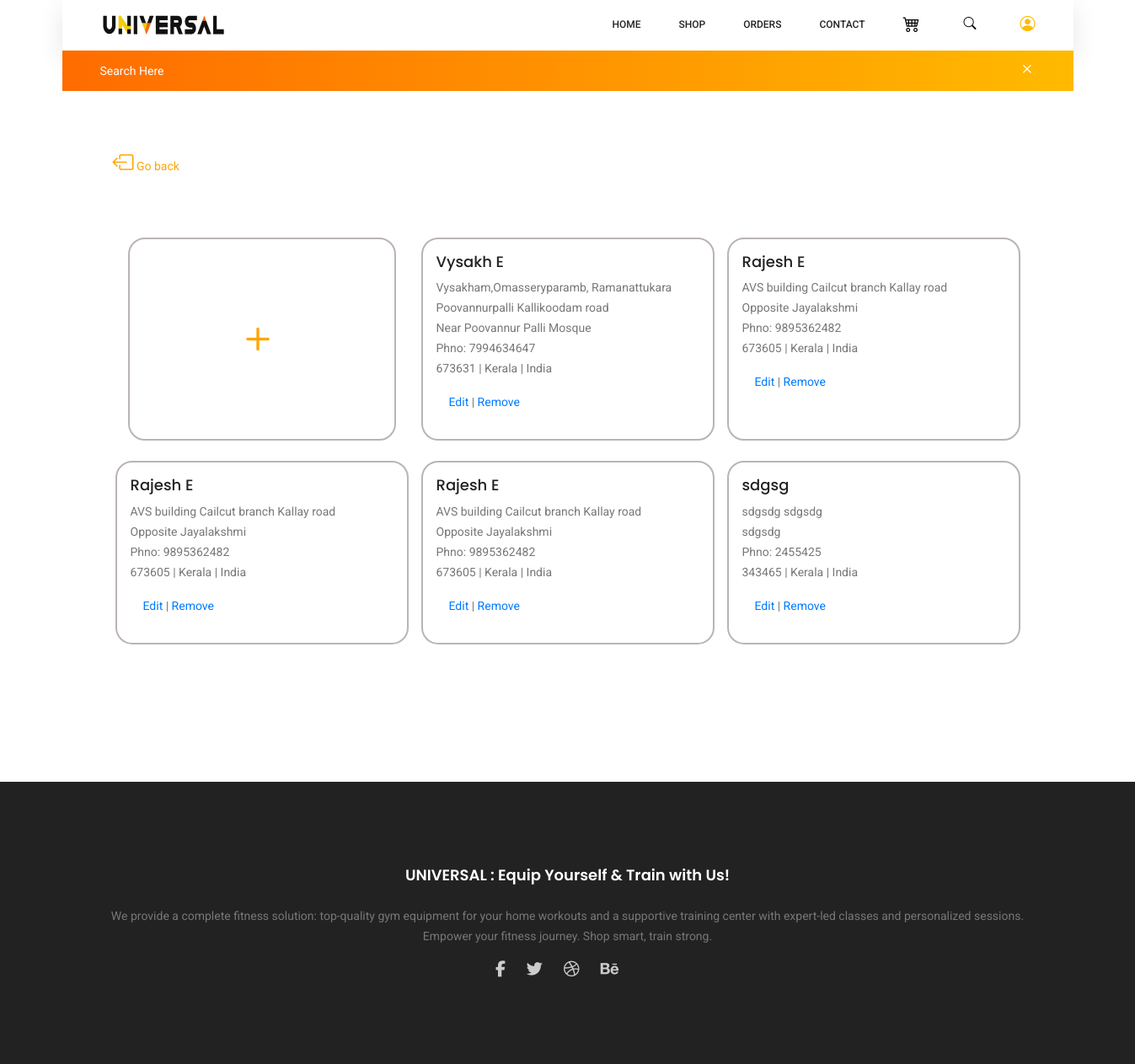
/address (signed in), run on an earlier commit of the app's database.
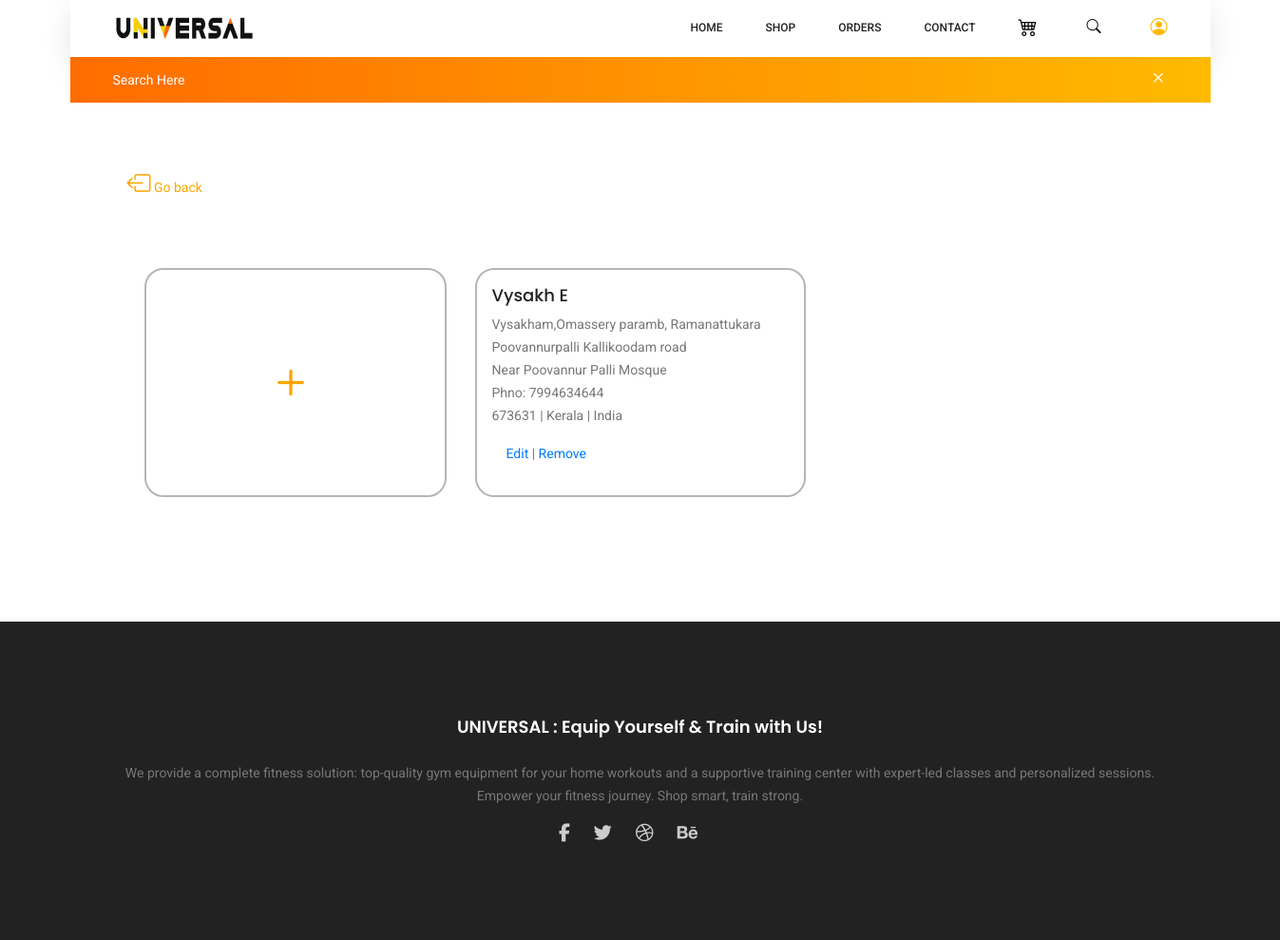
And on a later commit of the database.
### app/models.py (models this page shows)
class addreses(models.Model):
    u_name=models.ForeignKey(users,on_delete=models.CASCADE)
    region=models.TextField()
    fullname=models.TextField()
    mobilenumber=models.TextField()
    pincode=models.TextField()
    add1=models.TextField()
    add2=models.TextField()
    landmark=models.TextField()
    town=models.TextField()
    state=models.TextField()

### app/views.py (the view)
# urls.py: path('address',views.address),
def address(request):
     data=users.objects.get(username=request.session.get('user'))
     adr=addreses.objects.filter(u_name=data.pk)
     return render(request,'address.html',{'type':types(request),'user':getuser(request),'customer':data,'adr':adr})

### app/views.py (called while the page is built)
def getuser(request):
    user=False
    if 'user' in request.session:
            user=True
    return user

def types(request):
    type=product.objects.all()
    type2=[]
    for i in type:
         if i.type not in type2:
              type2.append(i.type)
    return type2

### templates/address.html (shortened to what this page needs)
<!DOCTYPE html>
<html lang="zxx" class="no-js">
<head>
	{% load static %}
	<link rel="stylesheet" href="{% static 'css/linearicons.css' %}">
	<link rel="stylesheet" href="{% static 'css/font-awesome.min.css' %}">
	<link rel="stylesheet" href="{% static 'css/themify-icons.css' %}"">
	<link rel="stylesheet" href="{% static 'css/bootstrap.css' %}">
	<link rel="stylesheet" href="{% static 'css/owl.carousel.css' %}">
	<link rel="stylesheet" href="{% static 'css/nice-select.css' %}">
	<link rel="stylesheet" href="{% static 'css/nouislider.min.css' %}">
	<link rel="stylesheet" href="{% static 'css/ion.rangeSlider.css' %}">
	<link rel="stylesheet" href="{% static 'css/ion.rangeSlider.skinFlat.css' %}"">
	<link rel="stylesheet" href="{% static 'css/magnific-popup.css' %}">
	<link rel="stylesheet" href="{% static 'css/main_copy.css' %}">
	<link rel="stylesheet" href="{% static 'css/product_copy_copy.css' %}">
	<link rel="stylesheet" href="https://cdn.jsdelivr.net/npm/bootstrap-icons@1.3.0/font/bootstrap-icons.css">
</head>
<body style="height: fit-content;">
	<header class="header_area sticky-header">
		<div class="main_menu">
			<nav class="navbar navbar-expand-lg navbar-light main_box">
				<div class="container">
					<a class="navbar-brand logo_h" href="../"><img src="{% static 'img/logo2.png' %}" alt="" height="50px" width="150px"></a>
					<div class="collapse navbar-collapse offset" id="navbarSupportedContent">
						<ul class="nav navbar-nav menu_nav ml-auto">
							<li class="nav-item"><a class="nav-link" href="../">Home</a></li>
							<li class="nav-item submenu dropdown">
								<a href="#" class="nav-link dropdown-toggle" data-toggle="dropdown" role="button" aria-haspopup="true"
								 aria-expanded="false">Shop</a>
							</li>
							<li class="nav-item submenu dropdown">
								<a href="#" class="nav-link dropdown-toggle" data-toggle="dropdown" role="button" aria-haspopup="true"
								 aria-expanded="false">Orders</a>
							</li>
							<li class="nav-item"><a class="nav-link" href="contact.html">Contact</a></li>
							<li class="nav-item"><a href="#" class="nav-link" id="index-cart"><i class="bi bi-cart4" style="font-size: 20px;"></i></a></li>
							<li class="nav-item">
								<button class="search mt-2" id="index-button" style="border: 1px solid white; background-color: white;"><i class="bi bi-search" id="search" style="font-size: 15px;"></i></button>
							</li>
							{% if user %}
							<li class="nav-item submenu dropdown active">
								<a href="#" class="nav-link dropdown-toggle" data-toggle="dropdown" role="button" aria-haspopup="true"
								 aria-expanded="false"><i class="bi bi-person-circle" style="font-size: 18px;"></i></a>
							</li>
							{% else %}
							<li class="nav-item"><a class="nav-link" href="../login">Login</a></li>
							{% endif %}
						</ul>
					</div>
				</div>
			</nav>
		</div>
		<div class="search_input" id="search_input_box">
			<div class="container">
				<form class="d-flex justify-content-between">
					<input type="text" class="form-control" id="search_input" placeholder="Search Here">
					<span class="lnr lnr-cross" id="close_search" title="Close Search"></span>
				</form>
			</div>
		</div>
	</header>
	<div class="container">
        <a href="../user">
			<div class="col-lg-3" style="margin-top: 180px; color: orange; ">
				<i class="bi bi-box-arrow-left" style="font-size: 25px;"></i> Go back
			</div>
		</a>
		<div class="col-lg-12">
		</div>
		<div class="services row justify-content-between p-5">
			<a href="../add_address" class="col-lg-4 row ">
				<div class="col-lg-12 p-3  mt-4 service" style="display: flex; justify-content: center; align-items: center; border: 2px solid rgb(187, 180, 180); border-radius: 20px; transition: ease 0.4s;">
					<div class="col-lg-4 " >
						<i class="bi bi-plus" style="font-size: 55px; color: orange;" ></i>
					</div>
				</div>
			</a>
			{% for i in adr %}
			<div class="col-lg-4 row p-3 mt-4 service ad" style="border: 2px solid rgb(187, 180, 180); border-radius: 20px; transition: ease 0.4s; flex-direction: column;">
				<h4>{{i.fullname}}</h4>
				<p>{{i.add1}} {{i.add2}}<br>
				{{i.landmark}}<br>
				Phno: {{i.mobilenumber}}<br>
				{{i.pincode}} |
				{{i.state}} |
				{{i.region}}</p>
				<div class="col-lg-2" style="display: flex;">
					<a href="../update_address/{{i.pk}}">Edit</a>
					<p>&nbsp;|</p>
					<a href="../remove_address/{{i.pk}}">&nbsp;Remove</a>
				</div>
			</div>
			{% endfor %}
			<div class="col-lg-4 row p-3 ">
			</div>
		</div>
    </div>
		<footer class="footer-area section_gap"  style="width: 100%; margin-top:83px ;">
			<div class="container" >
				<div class="row" style="display: block; text-align: center;">
					<div class="col-lg-12  col-md-6 col-sm-6"
						<div class="single-footer-widget" style="width: 100%;">
							<h6>UNIVERSAL : Equip Yourself & Train with Us!</h6>
							<p>
	We provide a complete fitness solution: top-quality gym equipment for your home workouts and a supportive training center with expert-led classes and personalized sessions.
	Empower your fitness journey. Shop smart, train strong.
							</p>
						</div>
					</div>
					</div>
					<div class="col-lg-12 col-md-6 col-sm-6">
						<div class="single-footer-widget" style="text-align: center;">
							<div class="footer-social d-flex justify-content-center"  style="font-size: 19px;">
								<a href="#"><i class="fa fa-facebook"></i></a>
								<a href="#"><i class="fa fa-twitter"></i></a>
								<a href="#"><i class="fa fa-dribbble"></i></a>
								<a href="#"><i class="fa fa-behance"></i></a>
							</div>
						</div>
					</div>
		</footer>
</body>
</html>

What changed in the data, as far as the page shows it:
removed addreses: fullname "Rajesh E", add1 "AVS building Cailcut branch", add2 "Kallay road", landmark "Opposite Jayalakshmi", mobilenumber "9895362482", pincode "673605", state "Kerala", region "India"
removed addreses: fullname "Rajesh E", add1 "AVS building Cailcut branch", add2 "Kallay road", landmark "Opposite Jayalakshmi", mobilenumber "9895362482", pincode "673605", state "Kerala", region "India"
removed addreses: fullname "Rajesh E", add1 "AVS building Cailcut branch", add2 "Kallay road", landmark "Opposite Jayalakshmi", mobilenumber "9895362482", pincode "673605", state "Kerala", region "India"
removed addreses: fullname "sdgsg", add1 "sdgsdg", add2 "sdgsdg", landmark "sdgsdg", mobilenumber "2455425", pincode "343465", state "Kerala", region "India"
changed addreses "Vysakh E": add1 "Vysakham,Omasseryparamb, Ramanattukara" → "Vysakham,Omassery paramb, Ramanattukara"; mobilenumber "7994634647" → "7994634644"
